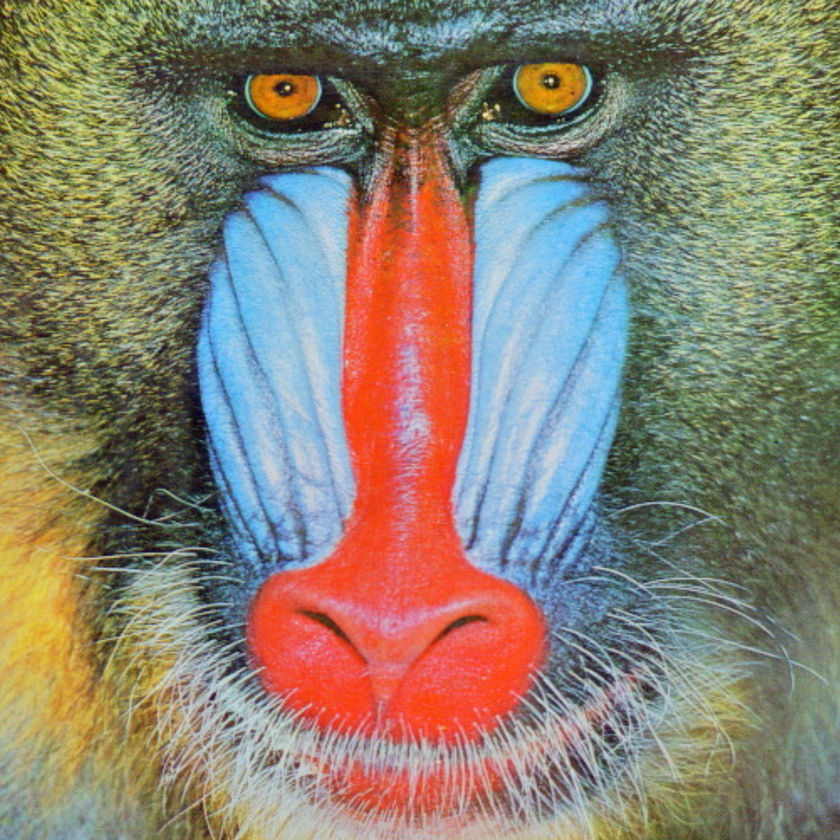
#> input picture K_Means/baboon.png, 840 x 840 px, shrunk from 1200 x 1200 before the run
$ python kmeans.py.py
#> lines starting #> are read from the running program, lines starting #| are printed output that depends on the picture
import numpy as np
import cv2
import random
import matplotlib.pyplot as plt


def find_closest_cluster(data, initial, size):
#> called with data = array of shape (10, 2), initial = array of shape (3, 2), size = 3
    clusters = []
    for i in range(size):
        clusters.append([])

    for x in data:
        distance = []
        for i in range(size):
            center = initial[i]
            dist = np.linalg.norm(x - center)
            distance.append(dist)
        min_dist = np.argmin(distance)
        x = x.tolist()
        clusters[min_dist].append(x)
    return clusters


def update_initials(clusters):
    new_initials = []
    for c in clusters:
        avg_x = (np.sum(np.array(c)[:, 0]) / len(c)).round(2)
        avg_y = (np.sum(np.array(c)[:, 1]) / len(c)).round(2)
        new_initials.append([avg_x,avg_y])
    return new_initials


def randomize_initial(data, size):
    initials = []
    for s in range(size):
        rand_x = random.randint(0, len(data[0]))
        rand_y = random.randint(0, len(data[0]))
        initials.append(data[rand_x][rand_y].tolist())
    return initials


def k_means(data, initial, size, iterations):
    counter = 0
    clusters = []
    update_center = None
    while counter != iterations:
        clusters = find_closest_cluster (data, initial, size)
        initial = update_initials(clusters)
        update_center = initial
        counter += 1
    return clusters, update_center


def nfind_closest_cluster(point, initial):
    dist_idx = np.array([])
    mul = 16
    split = int(len(point)/mul)
    for i in range(mul):
        distance = np.linalg.norm(point[i*split:split+(split*i)] - initial, axis=point.ndim-1)
        temp = np.argmin(distance, axis=1)
        dist_idx = np.append(dist_idx, temp)
    return dist_idx


def nupdate_centroids(data, clusters, idx):
    points = data[clusters == idx]
    avg_point = points.mean(axis=0)
    return avg_point


def nk_means(data, initial, size, threshold):
    old_initial = 0
    cur_initial = 100
    while cur_initial - old_initial > threshold:

        for s in range(size):
            old_initial += np.sum(initial[s]) / size
        old_initial = old_initial / size

        cur_initial = 0
        clusters = nfind_closest_cluster(data[:, None, :], initial[None, :, :])
        for s in range(size):
            new_initial = nupdate_centroids(data, clusters, s)
            initial[s] = new_initial
            cur_initial += np.sum(new_initial) / size
        cur_initial = cur_initial / size

    return initial


def draw_img(img, data, centroids, K):
    clusters = nfind_closest_cluster(data[:, None, :], centroids[None, :, :])
    new_img = np.copy(data)
    for idx in range(len(clusters)):
        new_img[idx] = centroids[int(clusters[idx])]
    new_img = new_img.reshape(img.shape[0], img.shape[1], img.shape[2])
    filename = 'baboon' + str(K) + '.png'
    print("Filed saved!:", filename)
    cv2.imwrite(filename, new_img)


if __name__ == "__main__":
    X = np.array([[5.9, 3.2], [4.6, 2.9], [6.2, 2.8],
                  [4.7, 3.2], [5.5, 4.2], [5.0, 3.0],
                  [4.9, 3.1], [6.7, 3.1], [5.1, 3.8],
                  [6.0, 3.0]])

    x_axis = X[:, 0]
    y_axis = X[:, 1]

    centers = np.array([[6.2, 3.2], [6.6, 3.7], [6.5, 3.0]])
    labels = np.array([-1, -1, -1, -1, -1, -1, -1, -1, -1, -1])
    N = 10
    K = len(centers)

    clusters = find_closest_cluster(X, centers, K)
    plt.figure(0)
    plt.scatter(np.array(clusters[0])[:, 0], np.array(clusters[0])[:, 1], marker='^', c='red')
    plt.scatter(np.array(clusters[1])[:, 0], np.array(clusters[1])[:, 1], marker='^', c='blue')
    plt.scatter(np.array(clusters[2])[:, 0], np.array(clusters[2])[:, 1], marker='^', c='green')
    for c in clusters:
        for point in c:
            plt.annotate("("+str(point[0])+","+str(point[1])+")", (point[0], point[1]))
    plt.savefig('task2_iter1_a.jpg')
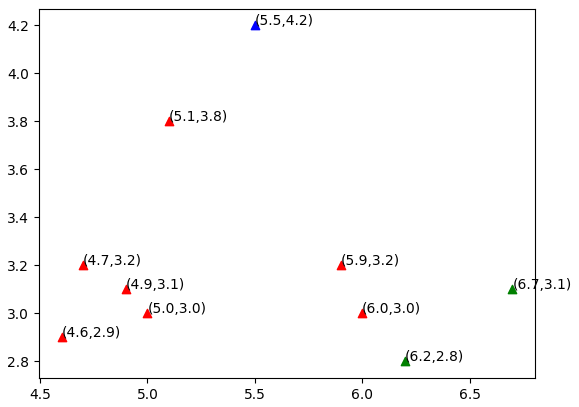
#> figure drawn by matplotlib, 1 panel

    clusters, update_center = k_means(X, centers, K, N)
    plt.figure(1)
    plt.scatter(np.array(clusters[0])[:, 0], np.array(clusters[0])[:, 1], marker='^', facecolors='none', edgecolors='c')
    plt.scatter(update_center[0][0], update_center[0][1], marker='o', c='red')
    plt.scatter(np.array(clusters[1])[:, 0], np.array(clusters[1])[:, 1], marker='^', facecolors='none', edgecolors='c')
    plt.scatter(update_center[1][0], update_center[1][1], marker='o', c='blue')
    plt.scatter(np.array(clusters[2])[:, 0], np.array(clusters[2])[:, 1], marker='^', facecolors='none', edgecolors='c')
    plt.scatter(update_center[2][0], update_center[2][1], marker='o', c='green')
    for c in clusters:
        for point in c:
            plt.annotate("("+str(point[0])+","+str(point[1])+")", (point[0], point[1]))
    for u in update_center:
        plt.annotate("("+str(u[0])+","+str(u[1])+")", (u[0], u[1]))
    plt.savefig('task2_iter1_b.jpg')

    threshold = 0.1
    img = cv2.imread('baboon.png')
#> img is the input picture: shape (840, 840, 3); mean B, G, R 113.8, 129.3, 137.7
    data = img.reshape(len(img)*len(img[0]), 3)
    K_list = [3, 5, 10, 20]
    for K in K_list:
        init = data[random.sample(range(data.shape[0]), K)]
        centroids = nk_means(data, init, K, threshold)
        draw_img(img, data, centroids, K)
#> this loop made 4 passes
#> centroids on pass 1: [[127, 148, 139], [77, 100, 132], [128, 130, 140]]
#> pass 1, in draw_img, `new_img = new_img.reshape(img.shape[0], img.shape[1], img.shape[2])`:
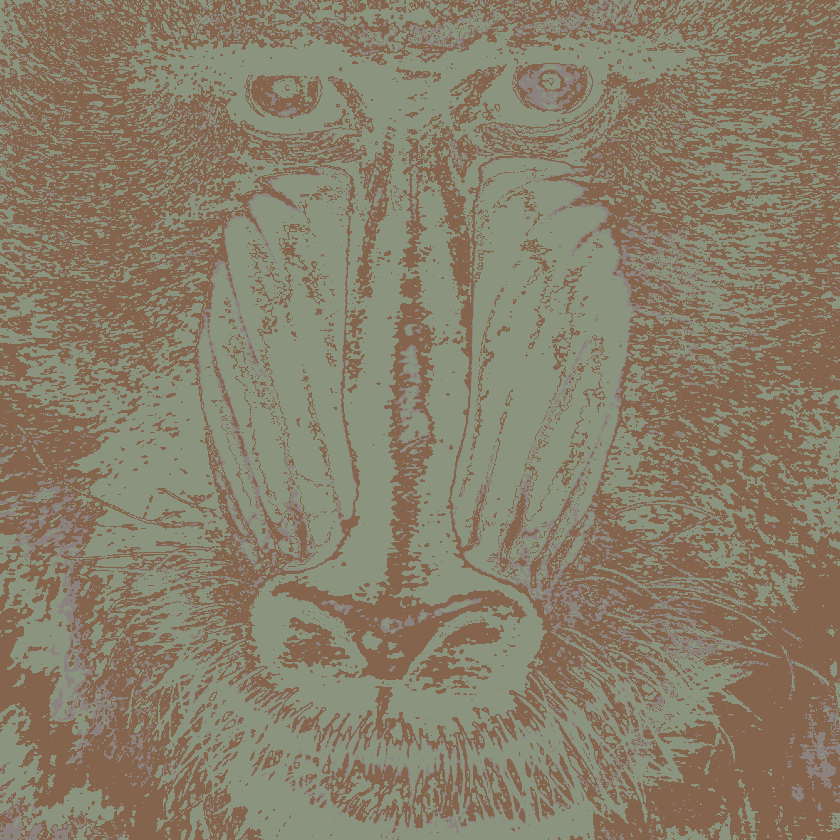
#> new_img: shape (840, 840, 3); mean B, G, R 105.5, 126.1, 136
#> pass 2, in draw_img (call 2), `new_img = new_img.reshape(img.shape[0], img.shape[1], img.shape[2])`:
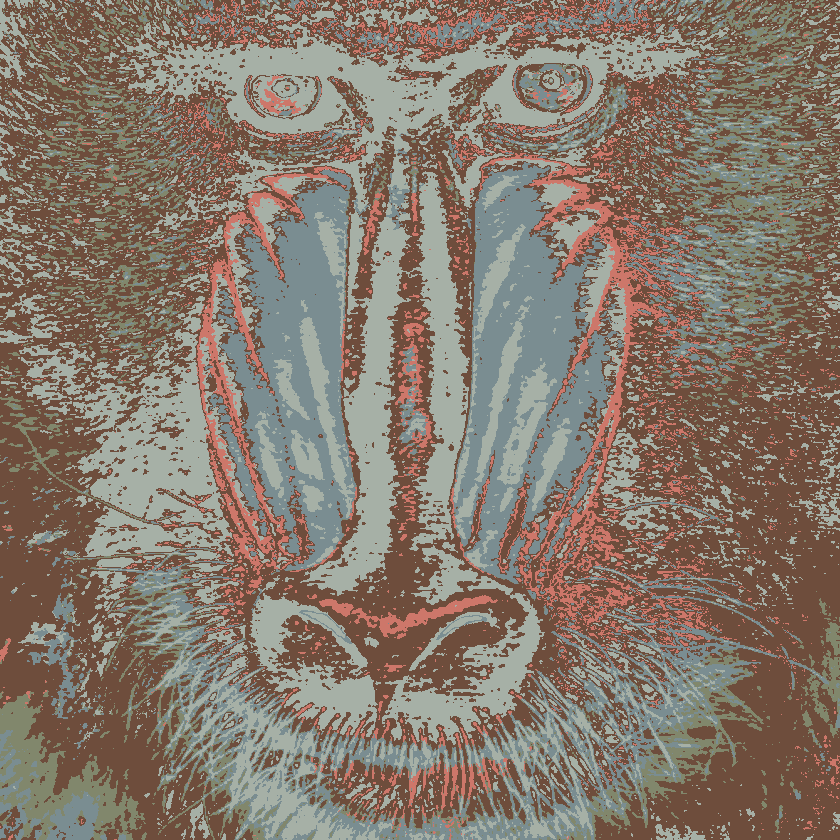
#> new_img: shape (840, 840, 3); mean B, G, R 107.2, 119.7, 133.5
#> pass 3, in draw_img (call 3), `new_img = new_img.reshape(img.shape[0], img.shape[1], img.shape[2])`:
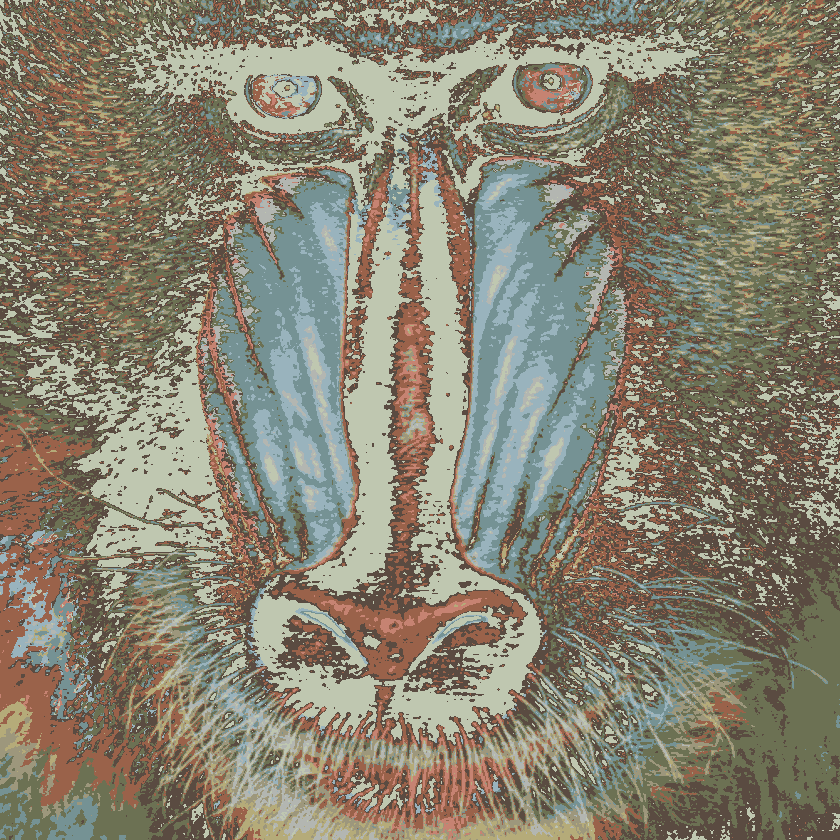
#> new_img: shape (840, 840, 3); mean B, G, R 112.5, 129.9, 135.5
